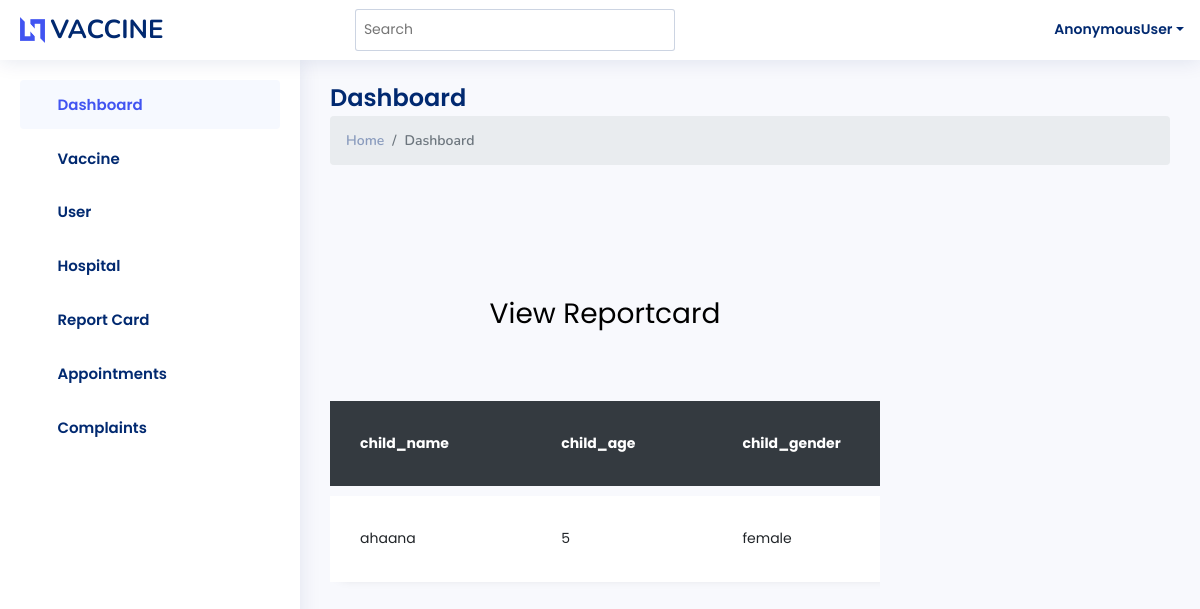
The app's page /viewreportcard, older data.
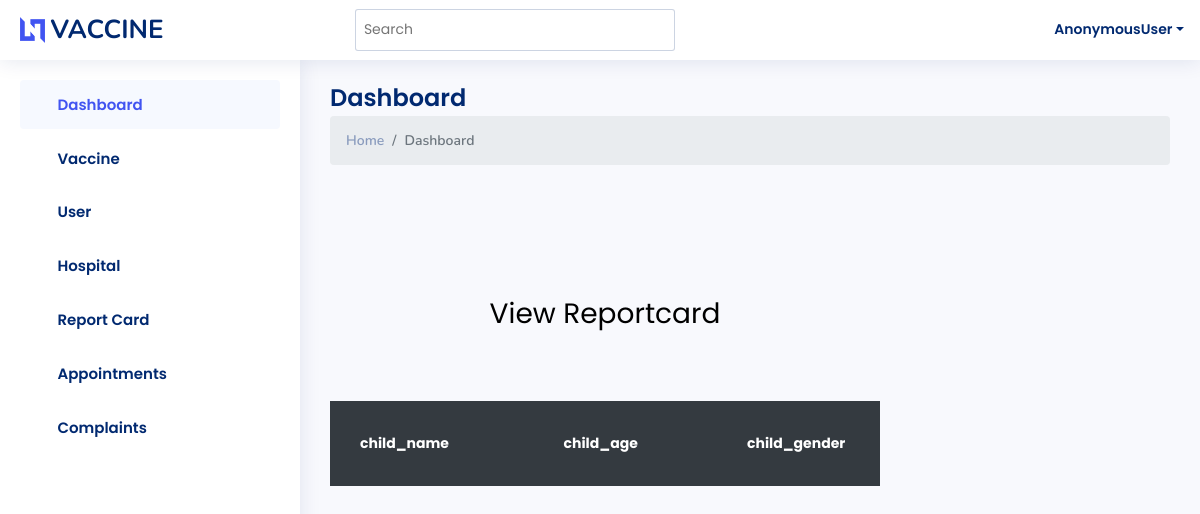
The same page, newer data.
### proapp/models.py (models this page shows, shortened)
class reportcard(models.Model):
    vaccine = models.ForeignKey(vaccine, on_delete=models.DO_NOTHING)
    patient = models.ForeignKey(customer, on_delete=models.DO_NOTHING)

class customer(models.Model):
    user = models.OneToOneField(Login, on_delete=models.CASCADE,related_name='customer')
    Name = models.CharField(max_length=20)
    contact_no = models.IntegerField()
    Address = models.TextField()
    child_name = models.CharField(max_length=20)
    child_age = models.IntegerField()
    child_gender = models.CharField(max_length=20)
    recent_vaccinations = models.TextField()

### proapp/Nurseviews.py (the view)
def view_reportcard(request):
    data = reportcard.objects.all()
    return render(request, 'nurse_temp/View_reportcard.html', {'data': data})

### templates/nurse_temp/View_reportcard.html (shortened to what this page needs)
{% extends 'nurse_temp/Nurse_home.html' %}
{% block content %}
<!doctype html>
{% load static %}
<html lang="en">
  <head>
	<link rel="stylesheet" href="https://stackpath.bootstrapcdn.com/font-awesome/4.7.0/css/font-awesome.min.css">
	<link rel="stylesheet" href="{% static 'assets_table/css/style.css' %}">
	</head>
	<body>
	<section class="ftco-section">
		<div class="container">
			<div class="row justify-content-center">
				<div class="col-md-6 text-center mb-5">
					<h2 class="heading-section">View Reportcard</h2>
				</div>
			</div>
			<div class="row">
				<div class="col-md-12">
					<div class="table-wrap">
						<table class="table">
						  <thead class="thead-dark">
						    <tr>
						      <th>child_name</th>
						      <th>child_age</th>
								<th>child_gender</th>
						    </tr>
						  </thead>
						  <tbody>
						  {% for i in data %}
						    <tr class="alert" role="alert">
						      <td>{{i.patient.child_name}}</td>
								<td>{{i.patient.child_age}}</td>
								<td>{{i.patient.child_gender}}</td>
						    </tr>
						  </tbody>
							{% endfor %}
						</table>
					</div>
				</div>
			</div>
		</div>
	</section>
	</div>
	</body>
</html>
{% endblock %}

Row changes from the older to the newer data that the page shows:
removed reportcard: patient.child_name "ahaana", patient.child_age "5", patient.child_gender "female"
